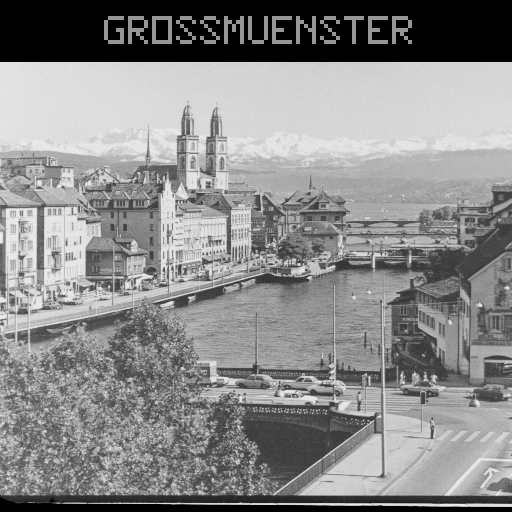
#> input picture Exercise 1/zurlim.png, 512 x 512 px, found by its file name
$ jupyter execute 1_canny_solution.ipynb   (shell and % lines are left out)
#> lines starting #> are read from the running program, lines starting #| are printed output that depends on the picture; after the words box and inside, x2 and y2 are one past the last pixel; in counts of white or black regions, pixels touching at a corner belong together
# Canny Edge Detector

Having seen how the Canny filter works in the 1-D case in the theoretical exercise, we now move onto the 2-D case. In 2-D, the gradient magnitude is a measure for the strength of an edge, while direction of the gradient vector gives edge orientation. Edge detection can be done by thresholding the gradient magnitude, though this generally results in thick contours which are poorly localized. To thin the contours into single-pixel-wide lines, one should use non-maximum suppression. Pixels in the contour are kept as edge pixels only if its gradient magnitude is greater than that of its two neighboring pixels in the direction orthogonal to the edge, i.e. where the gradient is a maximum.

[cell 1]
import numpy as np
from scipy.ndimage.filters import gaussian_filter,convolve
import matplotlib.pyplot as plt
from scipy import where
import cv2

[cell 2]
### Read Image ###
im=cv2.imread('/home/cvcourse/pics/zurlim.png', 0).astype('float')
#> im: shape (512, 512) float64; min 0, max 238, mean 137.7

[cell 3]
print(im.shape)
#| (512, 512)
plt.figure(figsize=(10,10))
plt.imshow(im,cmap='gray')
plt.show()

## Gaussian Smooth Image

[cell 4]
####### Gaussian Smooth Image #######
blurred_im = gaussian_filter(im, sigma=2,order=0,mode='reflect')
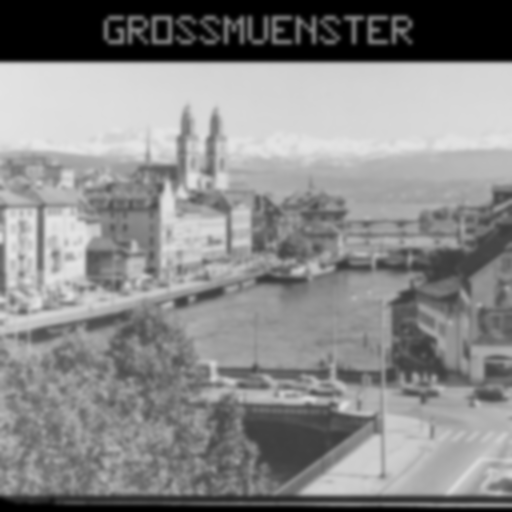
#> blurred_im: shape (512, 512) float64; min 0, max 229.9, mean 137.7
print(blurred_im.shape)
#| (512, 512)

## Gradient Image:

[cell 5]
###### Gradients x and y (Sobel filters) ######
sobel_kernel = np.array([[-1,0,1],[-2,0,2],[-1,0,1]])
im_x = convolve(blurred_im, sobel_kernel)
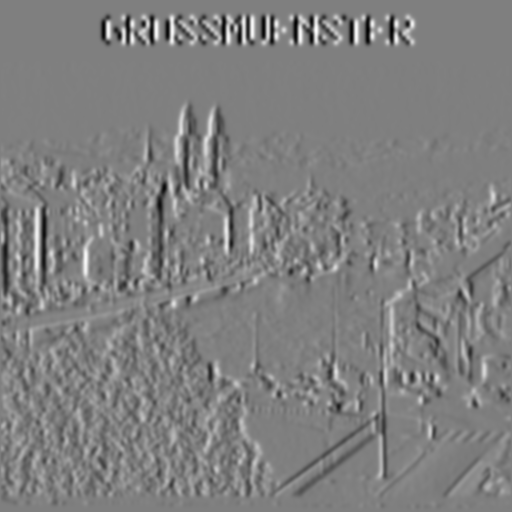
#> im_x: shape (512, 512) float64; min -217.7, max 217.3, mean 0.1; drawn with min black and max white
im_y = convolve(blurred_im, -sobel_kernel.transpose())
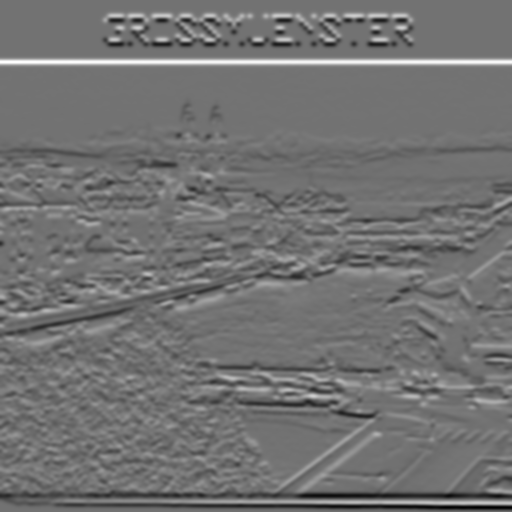
#> im_y: shape (512, 512) float64; min -276.6, max 338.6, mean 0; drawn with min black and max white

## Orientation Map
At each pixel, the orientation of an edge can be obtained from the direction of the gradient.
Note that edge directions α and α + π are equivalent. The resulting directions can be coded as
grey values.

[cell 6]
###### gradient and direction ########
gradient = np.sqrt(im_x**2.0 + im_y**2.0)
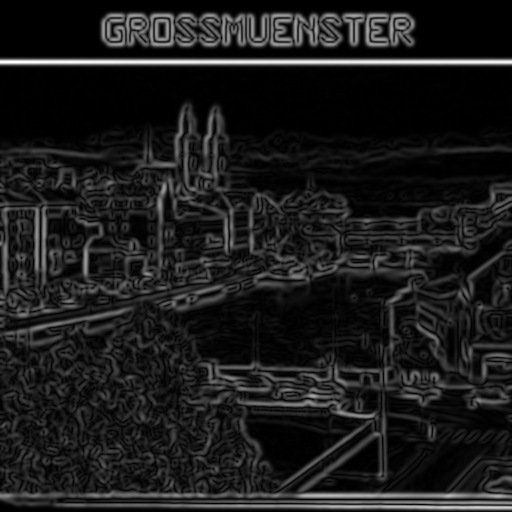
#> gradient: shape (512, 512) float64; min 0, max 338.6, mean 37.5; drawn with min black and max white
theta = np.arctan2(im_y, im_x)
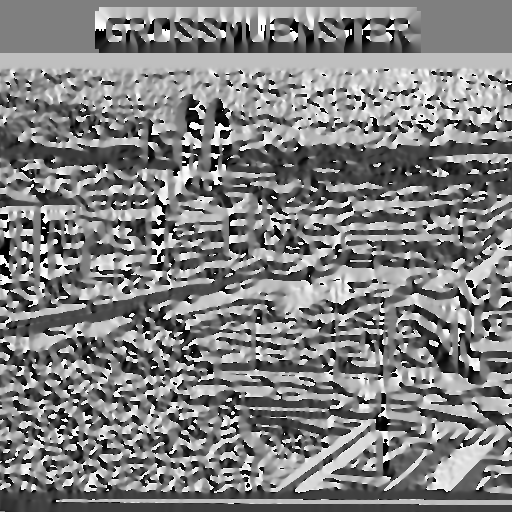
#> theta: shape (512, 512) float64; min -3.14, max 3.14, mean 0.044; drawn with min black and max white

## Edge image according to the threshold criteria
Each pixel at which the gradient magnitude exceeds a given threshold is displayed.

[cell 7]
###### Thresholding #####
thresh=50;
thresholdEdges = (gradient > thresh)
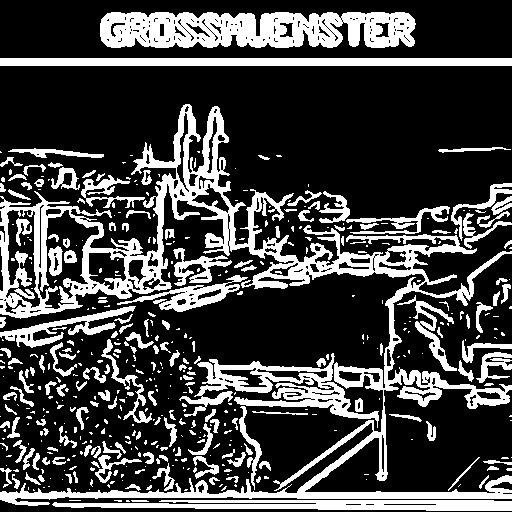
#> thresholdEdges: shape (512, 512) bool; 26.6% white; 476 white regions (300 under 20 px), largest, box (x1, y1, x2, y2) and area: (0, 104, 512, 506) 26847, (100, 12, 416, 48) 8894, (179, 353, 379, 428) 4291
plt.figure(figsize=(10,10))
plt.title('Edge image after Threshold criteria')
plt.imshow(thresholdEdges,cmap='gray')
plt.show()

## Non-Maximum-Suppression
Each pixel which fulfills the threshold criterion and has a larger gradient magnitude than its adjacent pixels in the direction orthogonal to the edge is displayed.

[cell 8]
###### Convert to degree ######
theta = (180/np.pi)*theta

theta[theta < 0] += 180   # Convert to 0 - 180 degree
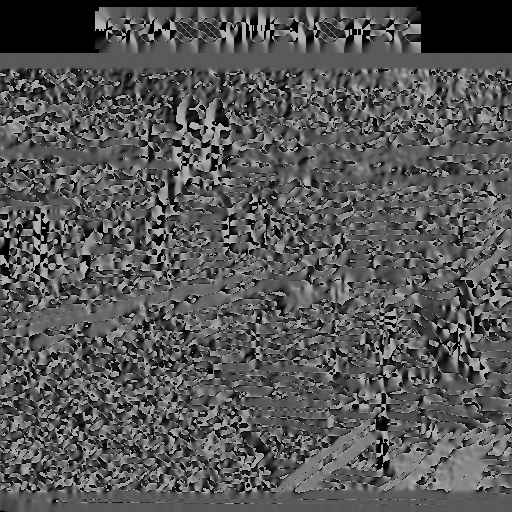
#> theta: shape (512, 512) float64; min 0, max 180, mean 86.4

###### Quantize angles ######
theta_bins = (theta + 22.5) // 45.0
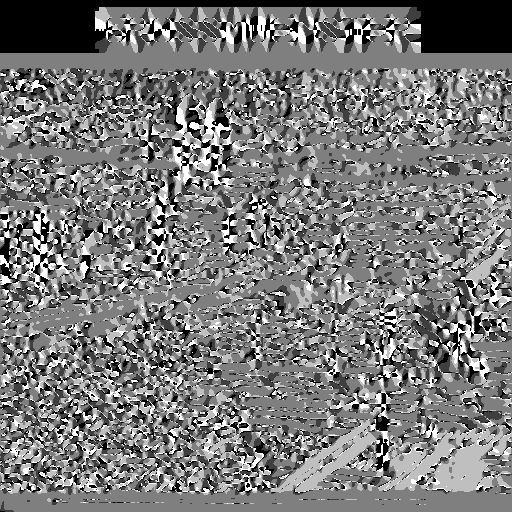
#> theta_bins: shape (512, 512) float64; min 0, max 4, mean 1.92; drawn with min black and max white

# Above command maps [0, 22.5] to 0, [22.5, 67.5] to 1, [67.5, 112.5] to 2, [112.5, 157.5] to 3, and [157.5, 180] to 4
theta_bins[theta_bins == 4] = 0
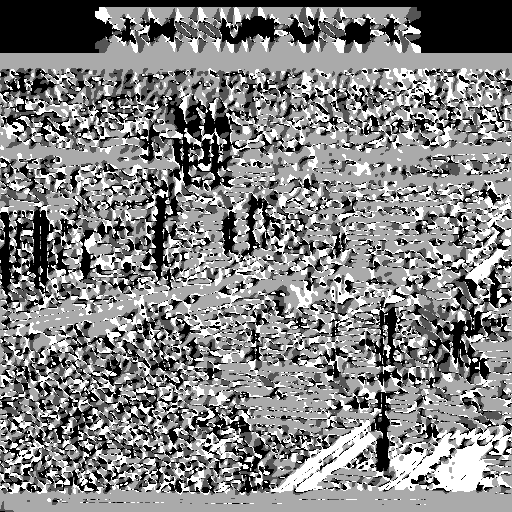
#> theta_bins: shape (512, 512) float64; 9.32% of pixels changed, all inside (x1, y1, x2, y2) = (0, 16, 512, 505); drawn with min black and max white

[cell 9]
###### Non-maximum suppression ########
grad_supp = np.zeros((gradient.shape[0],gradient.shape[1]))
for r in range(im.shape[0]):
    for c in range(im.shape[1]):

        #Suppress pixels at the image edge
        if r == 0 or r == im.shape[0]-1 or c == 0 or c == im.shape[1] - 1:
            grad_supp[r, c] = 0
            continue

        ###### Thresholding #######
        if gradient[r, c]<thresh:
            grad_supp[r, c] = 0
            continue

        ######### NMS ##########
        tq = theta_bins[r, c]
        if tq == 0: # E-W
            if gradient[r, c] >= gradient[r, c-1] and gradient[r, c] >= gradient[r, c+1]:
                grad_supp[r, c] = 1
        if tq == 1: # NE
            if gradient[r, c] >= gradient[r-1, c+1] and gradient[r, c] >= gradient[r+1, c-1]:
                grad_supp[r, c] = 1
        if tq == 2: # N-S (vertical)
            if gradient[r, c] >= gradient[r-1, c] and gradient[r, c] >= gradient[r+1, c]:
                grad_supp[r, c] = 1
        if tq == 3: # NW
            if gradient[r, c] >= gradient[r-1, c-1] and gradient[r, c] >= gradient[r+1, c+1]:
                grad_supp[r, c] = 1
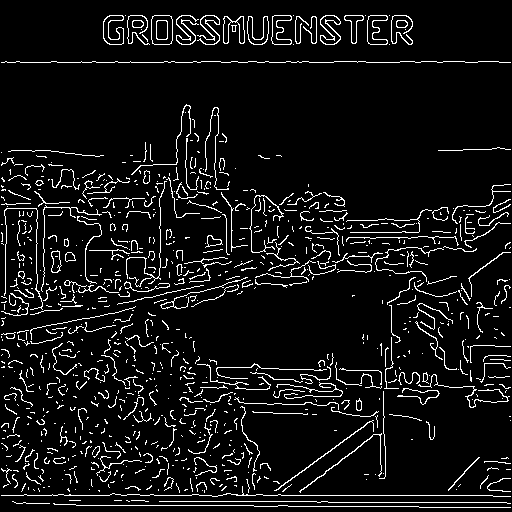
#> grad_supp: shape (512, 512) float64; values 0 (black) and 1 (white), 7.4% white in thin lines or dots

[cell 10]
###### Binary Thresholding #######
edges = (grad_supp > 0)
#> edges: shape (512, 512) bool; 7.4% white in thin lines or dots

[cell 11]
plt.figure(figsize=(10,10))
plt.title('Edge Image after Threshold and NMS')
plt.imshow(edges,cmap='gray')
plt.show()

[cell 12]
# Plotting of results
# No need to change it
f, ax_arr = plt.subplots(1, 2, figsize=(18, 16))
ax_arr[0].set_title("Input Image")
ax_arr[1].set_title("Canny Edge Detector")
ax_arr[0].imshow(im, cmap='gray')
ax_arr[1].imshow(edges, cmap='gray')
